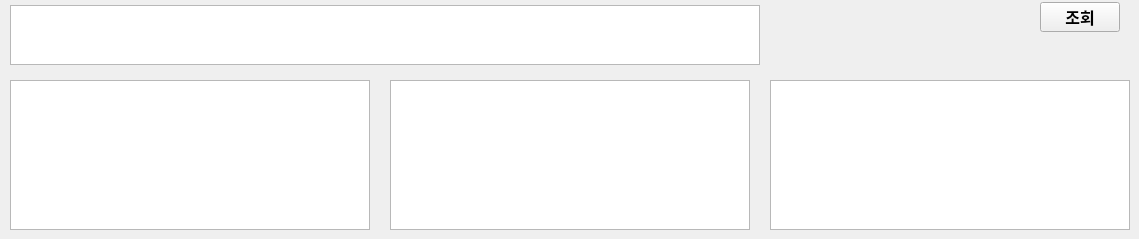
       <widget class="QWidget" name="accountTab3">
        <attribute name="title">
         <string>예수금</string>
        </attribute>
        <widget class="QPushButton" name="pbtnSelect_3">
         <property name="geometry">
          <rect>
           <x>1040</x>
           <y>2</y>
           <width>80</width>
           <height>30</height>
          </rect>
         </property>
         <property name="font">
          <font>
           <family>Arial</family>
           <pointsize>12</pointsize>
           <weight>75</weight>
           <bold>true</bold>
          </font>
         </property>
         <property name="text">
          <string>조회</string>
         </property>
        </widget>
        <widget class="QTableWidget" name="tbDeposit_1">
         <property name="geometry">
          <rect>
           <x>10</x>
           <y>5</y>
           <width>750</width>
           <height>60</height>
          </rect>
         </property>
         <property name="alternatingRowColors">
          <bool>true</bool>
         </property>
         <property name="rowCount">
          <number>1</number>
         </property>
         <attribute name="horizontalHeaderVisible">
          <bool>false</bool>
         </attribute>
         <attribute name="horizontalHeaderDefaultSectionSize">
          <number>100</number>
         </attribute>
         <attribute name="horizontalHeaderHighlightSections">
          <bool>false</bool>
         </attribute>
         <attribute name="horizontalHeaderMinimumSectionSize">
          <number>30</number>
         </attribute>
         <attribute name="verticalHeaderVisible">
          <bool>false</bool>
         </attribute>
         <attribute name="verticalHeaderDefaultSectionSize">
          <number>4</number>
         </attribute>
         <attribute name="verticalHeaderHighlightSections">
          <bool>false</bool>
         </attribute>
         <attribute name="verticalHeaderMinimumSectionSize">
          <number>5</number>
         </attribute>
         <row/>
        </widget>
        <widget class="QTableWidget" name="tbDeposit_2">
         <property name="geometry">
          <rect>
           <x>10</x>
           <y>80</y>
           <width>360</width>
           <height>150</height>
          </rect>
         </property>
         <property name="alternatingRowColors">
          <bool>true</bool>
         </property>
         <property name="rowCount">
          <number>1</number>
         </property>
         <attribute name="horizontalHeaderVisible">
          <bool>false</bool>
         </attribute>
         <attribute name="horizontalHeaderDefaultSectionSize">
          <number>100</number>
         </attribute>
         <attribute name="horizontalHeaderHighlightSections">
          <bool>false</bool>
         </attribute>
         <attribute name="horizontalHeaderMinimumSectionSize">
          <number>30</number>
         </attribute>
         <attribute name="verticalHeaderVisible">
          <bool>false</bool>
         </attribute>
         <attribute name="verticalHeaderDefaultSectionSize">
          <number>4</number>
         </attribute>
         <attribute name="verticalHeaderHighlightSections">
          <bool>false</bool>
         </attribute>
         <attribute name="verticalHeaderMinimumSectionSize">
          <number>5</number>
         </attribute>
         <row/>
        </widget>
        <widget class="QTableWidget" name="tbDeposit_3">
         <property name="geometry">
          <rect>
           <x>390</x>
           <y>80</y>
           <width>360</width>
           <height>150</height>
          </rect>
         </property>
         <property name="alternatingRowColors">
          <bool>true</bool>
         </property>
         <property name="rowCount">
          <number>1</number>
         </property>
         <attribute name="horizontalHeaderVisible">
          <bool>false</bool>
         </attribute>
         <attribute name="horizontalHeaderDefaultSectionSize">
          <number>100</number>
         </attribute>
         <attribute name="horizontalHeaderHighlightSections">
          <bool>false</bool>
         </attribute>
         <attribute name="horizontalHeaderMinimumSectionSize">
          <number>30</number>
         </attribute>
         <attribute name="verticalHeaderVisible">
          <bool>false</bool>
         </attribute>
         <attribute name="verticalHeaderDefaultSectionSize">
          <number>4</number>
         </attribute>
         <attribute name="verticalHeaderHighlightSections">
          <bool>false</bool>
         </attribute>
         <attribute name="verticalHeaderMinimumSectionSize">
          <number>5</number>
         </attribute>
         <row/>
        </widget>
        <widget class="QTableWidget" name="tbDeposit_4">
         <property name="geometry">
          <rect>
           <x>770</x>
           <y>80</y>
           <width>360</width>
           <height>150</height>
          </rect>
         </property>
         <property name="alternatingRowColors">
          <bool>true</bool>
         </property>
         <property name="rowCount">
          <number>1</number>
         </property>
         <attribute name="horizontalHeaderVisible">
          <bool>false</bool>
         </attribute>
         <attribute name="horizontalHeaderDefaultSectionSize">
          <number>100</number>
         </attribute>
         <attribute name="horizontalHeaderHighlightSections">
          <bool>false</bool>
         </attribute>
         <attribute name="horizontalHeaderMinimumSectionSize">
          <number>30</number>
         </attribute>
         <attribute name="verticalHeaderVisible">
          <bool>false</bool>
         </attribute>
         <attribute name="verticalHeaderDefaultSectionSize">
          <number>4</number>
         </attribute>
         <attribute name="verticalHeaderHighlightSections">
          <bool>false</bool>
         </attribute>
         <attribute name="verticalHeaderMinimumSectionSize">
          <number>5</number>
         </attribute>
         <row/>
        </widget>
       </widget>
